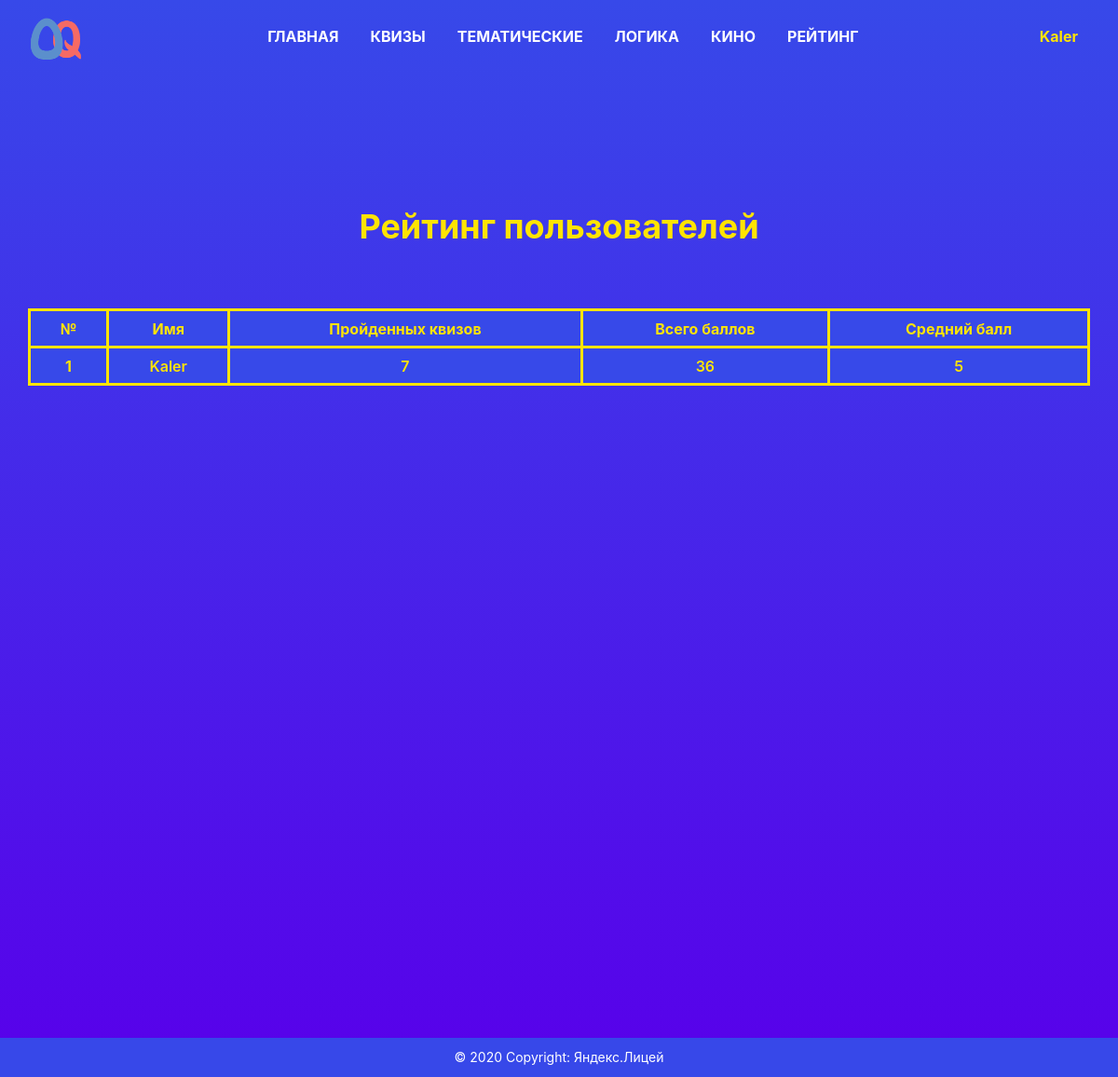
/rating (signed in), run on the app's committed database.
### data/users.py (models this page shows, shortened)
class User(SqlAlchemyBase, UserMixin):
    __tablename__ = 'users'
    id = sqlalchemy.Column(sqlalchemy.Integer,
                           primary_key=True, autoincrement=True)
    name = sqlalchemy.Column(sqlalchemy.String, nullable=True)
    email = sqlalchemy.Column(sqlalchemy.String,
                              index=True, unique=True, nullable=True)
    status = sqlalchemy.Column(sqlalchemy.String, nullable=True)
    hashed_password = sqlalchemy.Column(sqlalchemy.String, nullable=True)
    created_date = sqlalchemy.Column(sqlalchemy.DateTime,
                                     default=datetime.datetime.now)

### main.py (the view)
@app.route('/rating')
@login_required
@login_required
def rating():
    table = {}
    db_sess = db_session.create_session()
    all_stat = db_sess.query(Statistic).all()
    for stat in all_stat:
        table[stat.user_info.name] = {}
        table[stat.user_info.name]["quizes"] = []
        table[stat.user_info.name]["scores"] = []
    for stat in all_stat:
        table[stat.user_info.name]["quizes"].append(stat.quiz)
        table[stat.user_info.name]["scores"].append(stat.scores)
    users = []
    for key in table:
        user_info = (key, len(table[key]["quizes"]), sum(table[key]["scores"]),
                     sum(table[key]["scores"]) // len(table[key]["scores"]))
        users.append(user_info)
    users = sorted(users, key=lambda x: (x[1], x[2], x[3]), reverse=True)
    return render_template("rating.html", users=users)

### data/db_session.py (called while the page is built)
def create_session() -> Session:
    global __factory
    return __factory()

### main.py (called while the page is built)
@login_manager.user_loader
def load_user(user_id):
    db_sess = db_session.create_session()
    return db_sess.query(User).get(user_id)

### templates/rating.html
{% extends "base.html" %}
{% block content %}
<div class="rating">
	<div class="rating__content">
		<div class="container">
			<div class="rating__title">Рейтинг пользователей</div>
			<div class="rating__table">
				<table class="rating__table table">
				  <thead>
				    <tr>
				      <th>№</th>
				      <th>Имя</th>
				      <th>Пройденных квизов</th>
				      <th>Всего баллов</th>
				      <th>Средний балл</th>
				    </tr>
				  </thead>
				  <tbody>
				  	{% for user in users %}
				  		<tr>
				      		<th scope="row">{{ loop.index }}</th>
				      		<td>{{ user[0] }}</td>
				      		<td>{{ user[1] }}</td>
				      		<td>{{ user[2] }}</td>
				      		<td>{{ user[3] }}</td>
				    	</tr>
				  	{% endfor %}
				  </tbody>
				</table>
			</div>
		</div>
	</div>
</div>
{% endblock %}

### templates/base.html (shortened to what this page needs)
<!doctype html>
<html lang="en">
<head>
    <link rel="stylesheet"
          href="https://stackpath.bootstrapcdn.com/bootstrap/4.4.1/css/bootstrap.min.css"
>
    <link rel="stylesheet" type="text/css" href="/static/css/style.css"/>
</head>
<body>
  <div class="wrapper">
    <div class="header">
      <header>
        <nav class="navbar navbar-expand-lg navbar-light">
          <div class="container-fluid">
              <a class="navbar-brand" href="/">
                <img class="navbar__logo" src="../static/img/logo.png" width="64px" height="64px;">
              </a>
              {% if current_user.is_authenticated %}
                  <div class="collapse navbar-collapse" id="navbarNav">
              {% else %}
                  <div class="collapse navbar-collapse navbar__margin" id="navbarNav">
              {% endif %}
                <ul class="navbar-nav">
                  <li class="nav-item">
                    <a class="nav-link active" aria-current="page" href="/">ГЛАВНАЯ</a>
                  </li>
                  <li class="nav-item">
                    <a class="nav-link" href="/quizzes">КВИЗЫ</a>
                  </li>
                  <li class="nav-item">
                    <a class="nav-link" href="/thematic">ТЕМАТИЧЕСКИЕ</a>
                  </li>
                  <li class="nav-item">
                    <a class="nav-link" href="/logic">ЛОГИКА</a>
                  </li>
                  <li class="nav-item">
                    <a class="nav-link" href="/movie">КИНО</a>
                  </li>
                  <li class="nav-item">
                    <a class="nav-link" href="/rating">РЕЙТИНГ</a>
                  </li>
                </ul>
              </div>
              {% if current_user.is_authenticated %}
                  <div class="user_name__wrapper">
                    <a class="nav-link user_name" href="/profile/{{current_user.name}}">{{ current_user.name }}</a>
                  </div>
              {% else %}
                  <div class="form__btns">
                      <a class="btn btn-primary form__btn" href="/register">Зарегистрироваться</a>
                      <a class="btn btn-success form__btn" href="/login">Войти</a>
                  </div>
              {% endif %}
          </div>
        </nav>
      </header>
    </div>
    <div class="content">
      <main role="main">
        {% block content %}{% endblock %}
      </main>
    </div>
    <div class="footer">
      <footer class="text-center text-lg-start">
        <div class="text-center p-3">
          © 2020 Copyright:
          <a href="https://yandexlyceum.ru/">Яндекс.Лицей</a>
        </div>
      </footer>
    </div>
  </div>
</body>
</html>

### static/css/style.css (style rules this page uses)
* { padding: 0; margin: 0; border: 0; }
*,*:before,*:after { -moz-box-sizing: border-box; -webkit-box-sizing: border-box; box-sizing: border-box; }
nav,footer,header,aside { display: block; }
html,body { height: 100%; width: 100%; font-size: 100%; line-height: 1; font-size: 14px; -ms-text-size-adjust: 100%; -moz-text-size-adjust: 100%; -webkit-text-size-adjust: 100%; }
a, a:visited { text-decoration: none; }
ul li { list-style: none; }
img { vertical-align: top; }
body { position: relative; height: 100%; width: 100%; }
.wrapper { background: -webkit-gradient(linear,left top,left bottom,from(#3749e9),to(#5800ea)); display: flex; flex-direction: column; }
.container { max-width: 1170px; }
.content { margin-bottom: 100px; }
.navbar { width: 100%; position: fixed; z-index: 999; background: transparent; transition: background 500ms linear; }
.navbar-collapse { justify-content: center; }
.navbar-brand { width: 64px; height: 64px; }
.nav-item { padding: 0px 10px; font-size: 16px; font-weight: bold; }
.nav-item a { color: white !important; }
.p-3 { background-color: #3748e9; }
footer { color: #ffffff; }
footer a { color: #ffffff; }
.user_name { color: #FFE400; font-weight: 700; font-size: 16px; }
.my_questions__table th, tr, td { border: 3px solid #FFE400; }
.rating { padding-top: 225px; text-align: center; }
.rating__content { margin-bottom: 50%; text-align: center; }
.rating__title { font-size: 36px; margin-bottom: 70px; font-weight: 700; color: #FFE400; }
.rating__table { background-color: #3749e9; color: #FFE400; font-weight: 600; font-size: 16px; }
.rating__table th, tr, td { border: 3px solid #FFE400; }
.users__table th, tr, td { border: 3px solid #FFE400; }
.moderation__table th, tr, td { border: 3px solid #FFE400; }
.quizes__table th, tr, td { border: 3px solid #FFE400; }
.questions__table th, tr, td { border: 3px solid #FFE400; }

### data on the page
User: name "Kaler", user "7", user "36", user "5"
